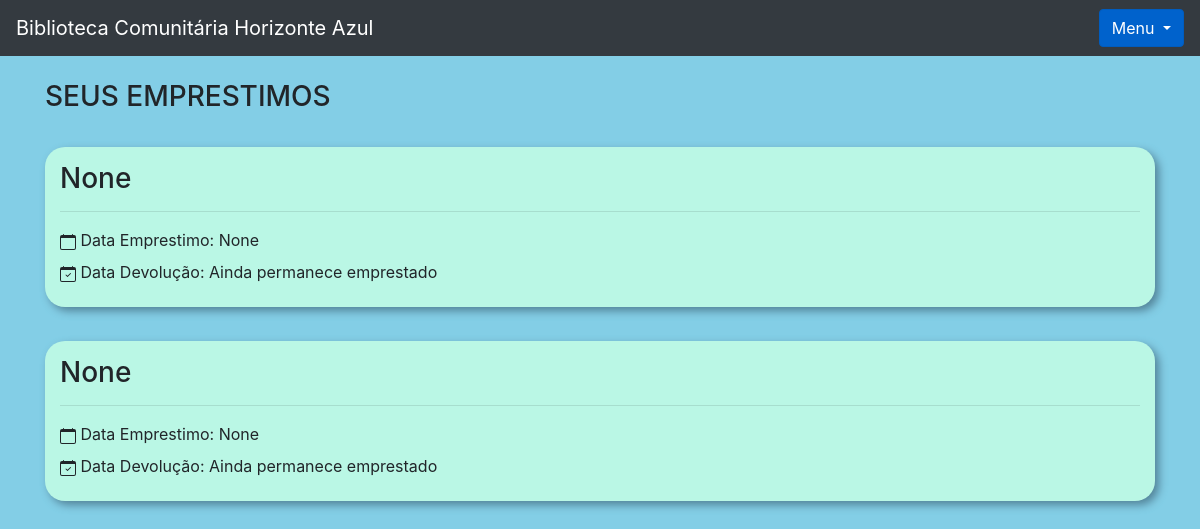
Page /livro/seus_emprestimos (signed in) on the committed database.
### livro/models.py (models this page shows, shortened)
class Emprestimos(models.Model):
    choices = (
        ('P', 'Pessimo'),
        ('R', 'Ruim'),
        ('B', 'Bom'),
        ('O', 'Otimo')
    )
    nome_emprestado = models.ForeignKey(Usuario, on_delete=models.DO_NOTHING, blank=True, null=True)
    data_emprestimo = models.DateField(default=datetime.datetime.now())
    data_devolucao = models.DateField(blank=True, null=True)
    livro = models.ForeignKey(Livros, on_delete=models.SET_NULL, null=True)
    avaliacao = models.CharField(max_length=1, choices=choices, blank=True, null=True)

### livro/views.py (the view)
# urls.py: path('seus_emprestimos', views.seus_emprestimos, name='seus_emprestimos'),
def seus_emprestimos(request):
    usuario = Usuario.objects.get(id = request.session['usuario'])
    status_categoria = request.GET.get('cadastro_categoria')
    livros = Livros.objects.filter(usuario = usuario)
    total_livros = livros.count()
    form = CadastroLivro()
    form.fields['usuario'].initial = request.session['usuario']
    form.fields['categoria'].queryset = Categoria.objects.filter(usuario = usuario)
    form_categoria = CategoriaLivro()
    usuarios = Usuario.objects.all()
    livros_emprestar = Livros.objects.filter(usuario = usuario).filter(emprestado = False)
    livros_emprestados = Livros.objects.filter(usuario = usuario).filter(emprestado = True)
    emprestimos = Emprestimos.objects.filter(nome_emprestado = usuario)
    return render(request, 'seus_emprestimos.html', {'usuario_logado': request.session['usuario'],
                                                     'livros': livros,
                                                     'form': form,
                                                     'status_categoria': status_categoria,
                                                     'form_categoria': form_categoria,
                                                     'usuarios': usuarios,
                                                     'livros_emprestar': livros_emprestar,
                                                     'total_livro': total_livros,
                                                     'livros_emprestados': livros_emprestados,
                                                     'emprestimos': emprestimos})

### livro/models.py (called while the page is built)
    def __str__(self):
        return self.nome

### livro/templates/seus_emprestimos.html (shortened to what this page needs)
{% extends 'base.html' %}
{% block 'conteudo' %}
    <div class="container" >
        <br>
        <h3>SEUS EMPRESTIMOS</h3>
        {% for emprestimo in emprestimos %}
            <div class="cartao">
                <div class="titulo">
                    <h3>{{emprestimo.livro}}</h3>
                </div>
                <hr>
                <div class="body">
                    <label>&nbspData Emprestimo: {{emprestimo.data_emprestimo}}</label>
                <br>
                    <label>&nbspData Devolução: {% if emprestimo.data_devolucao %}{{emprestimo.data_devolucao}}{% else %}Ainda permanece emprestado{% endif %}</label>
                </div>
            </div>
        {% endfor %}
    </div>
{% endblock %}

### livro/templates/seus_emprestimos.html (style rules this page uses)
.cartao { background-color: #BAF7E5; padding: 15px; margin-top: 3%; border-radius: 20px; box-shadow: 4px 4px 8px #538499; }

### rows in the picture
Emprestimos: livro "None", data_emprestimo "None", shows "Ainda permanece emprestado"
Emprestimos: livro "None", data_emprestimo "None", shows "Ainda permanece emprestado"
